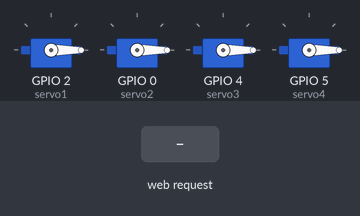
The program below on a simulated ESP8266 (NodeMCU). On the bench: 4 × servo. The inputs (shaded band) are chosen by the test bench. WiFi joins after 1.5 s; servers stay silent unless stated; what the program prints to the serial monitor is not drawn.

Above: at 2.7 s.
2.8 s: HTTP request GET /1/on received
At 4.0 s:
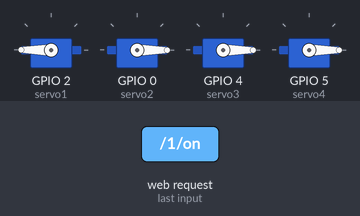
4.3 s: HTTP request GET /2/on received
At 5.2 s:
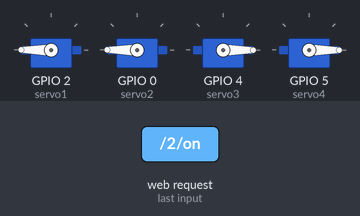
5.8 s: HTTP request GET /1/off received
At 6.4 s:
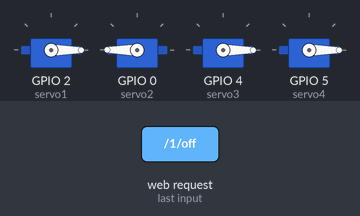
7.3 s: HTTP request GET /3/on received
At 8.5 s:
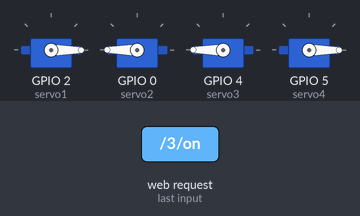
8.8 s: HTTP request GET /2/off received
At 9.9 s:
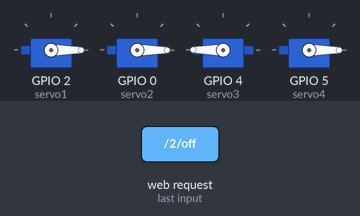
10.3 s: HTTP request GET /4/on received
At 11.0 s:
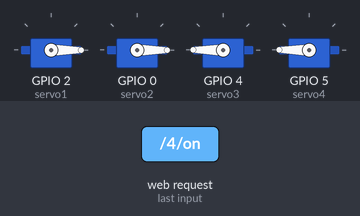
Timing chart, 0 to 12.8 s (numbered marks = the images above; inputs shaded):
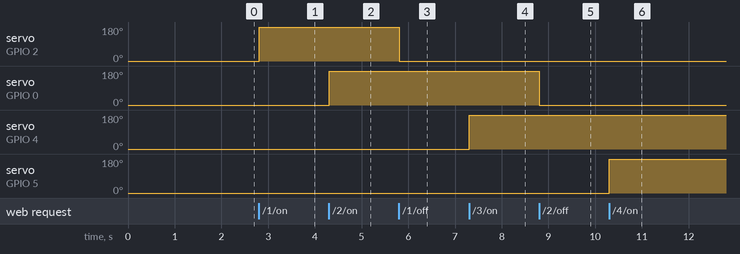

Measured:
- after the input at 2.8 s, servo on GPIO 2 (servo1): 0° → 180° at once
- after the input at 4.3 s, servo on GPIO 0 (servo2): 0° → 180° at once
- after the input at 5.8 s, servo on GPIO 2 (servo1): 180° → 0° at once
- after the input at 7.3 s, servo on GPIO 4 (servo3): 0° → 180° at once
- after the input at 8.8 s, servo on GPIO 0 (servo2): 180° → 0° at once
- after the input at 10.3 s, servo on GPIO 5 (servo4): 0° → 180° at once

The program:

main.cpp
```cpp
/*********
  Rui Santos
  Complete project details at http://randomnerdtutorials.com
*********/

// Load Wi-Fi library
#include <ESP8266WiFi.h>
#include <website.h>
#include <Servo.h>

// Replace with your network credentials
const char *ssid = "SSID";
const char *password = "PASSWORD";

// Set web server port number to 80
WiFiServer server(80);

// Variable to store the HTTP request
String header;

// Auxiliar variables to store the current output state
int output1State = 0;
int output2State = 0;
int output3State = 0;
int output4State = 0;

// Current time
unsigned long currentTime = millis();
// Previous time
unsigned long previousTime = 0;
// Define timeout time in milliseconds (example: 2000ms = 2s)
const long timeoutTime = 2000;

Servo servo1;
Servo servo2;
Servo servo3;
Servo servo4;

void setup()
{

  Serial.begin(115200);
  servo1.attach(2);
  servo1.write(0);
  servo2.attach(0);
  servo2.write(0);
  servo3.attach(4);
  servo3.write(0);
  servo4.attach(5);
  servo4.write(0);

  // Connect to Wi-Fi network with SSID and password
  Serial.print("Connecting to ");
  Serial.println(ssid);
  WiFi.begin(ssid, password);
  while (WiFi.status() != WL_CONNECTED)
  {
    delay(500);
    Serial.print(".");
  }

  // Print local IP address and start web server
  Serial.println("");
  Serial.println("WiFi connected.");
  Serial.println("IP address: ");
  Serial.println(WiFi.localIP());
  server.begin();
}

void loop()
{
  WiFiClient client = server.available(); // Listen for incoming clients

  if (client)
  {                                // If a new client connects,
    Serial.println("New Client."); // print a message out in the serial port
    String currentLine = "";       // make a String to hold incoming data from the client
    currentTime = millis();
    previousTime = currentTime;
    while (client.connected() && currentTime - previousTime <= timeoutTime)
    { // loop while the client's connected
      currentTime = millis();
      if (client.available())
      {                         // if there's bytes to read from the client,
        char c = client.read(); // read a byte, then
        Serial.write(c);        // print it out the serial monitor
        header += c;
        if (c == '\n')
        { // if the byte is a newline character
          // if the current line is blank, you got two newline characters in a row.
          // that's the end of the client HTTP request, so send a response:
          if (currentLine.length() == 0)
          {
            // HTTP headers always start with a response code (e.g. HTTP/1.1 200 OK)
            // and a content-type so the client knows what's coming, then a blank line:
            client.println("HTTP/1.1 200 OK");
            client.println("Content-type:text/html");
            client.println("Connection: close");
            client.println();

            // turns the GPIOs on and off
            if (header.indexOf("GET /1/on") >= 0)
            {
              servo1.write(180);
              output1State = 1;
            }
            else if (header.indexOf("GET /1/off") >= 0)
            {
              servo1.write(0);
              output1State = 0;
            }
            else if (header.indexOf("GET /2/on") >= 0)
            {
              servo2.write(180);
              output2State = 1;
            }
            else if (header.indexOf("GET /2/off") >= 0)
            {
              servo2.write(0);
              output2State = 0;
            }
            else if (header.indexOf("GET /3/on") >= 0)
            {
              servo3.write(180);
              output3State = 1;
            }
            else if (header.indexOf("GET /3/off") >= 0)
            {
              servo3.write(0);
              output3State = 0;
            }
            else if (header.indexOf("GET /4/on") >= 0)
            {
              servo4.write(180);
              output4State = 1;
            }
            else if (header.indexOf("GET /4/off") >= 0)
            {
              servo4.write(0);
              output4State = 0;
            }

            // Display the HTML web page
            client.println(web_header);

            client.println("<p>Servo 1</p>");
            if (output1State == 0)
            {
              client.println("<p><a href=\"/1/on\"><button class=\"button\">ON</button></a></p>");
            }
            else
            {
              client.println("<p><a href=\"/1/off\"><button class=\"button button2\">OFF</button></a></p>");
            }

            client.println("<p>Servo 2</p>");
            if (output2State == 0)
            {
              client.println("<p><a href=\"/2/on\"><button class=\"button\">ON</button></a></p>");
            }
            else
            {
              client.println("<p><a href=\"/2/off\"><button class=\"button button2\">OFF</button></a></p>");
            }

            client.println("<p>Servo 3</p>");
            if (output3State == 0)
            {
              client.println("<p><a href=\"/3/on\"><button class=\"button\">ON</button></a></p>");
            }
            else
            {
              client.println("<p><a href=\"/3/off\"><button class=\"button button2\">OFF</button></a></p>");
            }

            client.println("<p>Servo 4</p>");
            if (output4State == 0)
            {
              client.println("<p><a href=\"/4/on\"><button class=\"button\">ON</button></a></p>");
            }
            else
            {
              client.println("<p><a href=\"/4/off\"><button class=\"button button2\">OFF</button></a></p>");
            }

            client.println(web_endtag);
            client.println();

            break;
          }
          else
          { // if you got a newline, then clear currentLine
            currentLine = "";
          }
        }
        else if (c != '\r')
        {                   // if you got anything else but a carriage return character,
          currentLine += c; // add it to the end of the currentLine
        }
      }
    }

    header = "";
    client.stop();
    Serial.println("Client disconnected.");
    Serial.println("");
  }
}
```

website.h
```cpp
#ifndef _H_WEBSITE_H_
#define _H_WEBSITE_H_

const char* web_header =
"""<!DOCTYPE html><html>\
<head>\
<title>SNEED IO - STATION 1</title>\
<meta name=\"viewport\" content=\"width=device-width, initial-scale=1\">\
<link rel=\"icon\" href=\"data:,\">\
<style>\
    html { font-family: Verdana, Geneva, Tahoma, sans-serif; display: inline-block; margin: 0px auto; text-align: center;}\
    body{background-color: #212121; color: #efefef;}\
    .button { background-color: #195B6A; border: none; color: white; padding: 16px 40px;\
        text-decoration: none; font-size: 30px; margin: 2px; cursor: pointer;}\
    .button2 {background-color: #77878A;}\
</style>\
</head>\
<body>\
    <h1>Robotic Arm Control</h1>""";

const char* web_endtag = """</body>""";

#endif
```
